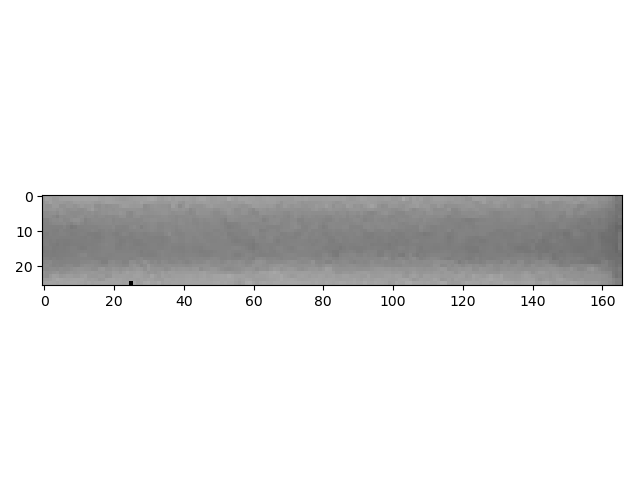
#> input picture MasterThesis/Code_&_DataFrame/Preporcessing/ML_data/100-III DS_P_Dig_III ROI_1.tif, 640 x 480 px; its folder holds 4 pictures in this run
$ python ConcentrationPrediction.py   (older library calls are emulated)
#> lines starting #> are read from the running program, lines starting #| are printed output that depends on the picture
import pandas as pd
from skimage.io import imread, imshow
from skimage.color import rgb2gray
import matplotlib.pyplot as plt
import seaborn as sns
import numpy as np
from skimage.feature import match_template
import os
from sklearn.model_selection import train_test_split
from sklearn.linear_model import LinearRegression
from sklearn import metrics
from sklearn.preprocessing import StandardScaler
import math
from sklearn import linear_model
import sklearn.metrics as sklm
import scipy.stats as ss
import re
import sklearn.model_selection as ms
import numpy.random as nr
import scipy.stats as ss

# [10 lines of commented-out code are left out]
pd.set_option('display.max_columns',None)
################################################################

data_dir = 'ML_data/'

def getNumbers(str):
    array = re.findall(r'[0-9]+', str)
    return array


img_name = list()

roi1_mean = list()
roi1_median = list()
roi1_std = list()

roi2_mean = list()
roi2_median = list()
roi2_std = list()
img_ratio = list()
concentration = list()

### Ratio

Ratio_of_mean = list()
Ratio_of_median = list()
Ratio_of_std = list()


for i, roi in enumerate(os.listdir(data_dir)):


    indexlist = list()
    ig = imread(data_dir+roi)
#> ig is the input picture: shape (480, 640, 4); mean R, G, B, A 233.6, 233.6, 233.6, 255
    img = imread(data_dir+roi)
#    plt.figure()
#    imshow(img)
#    plt.title(roi)
    for jj, ii in enumerate(img):
        if np.mean(ii) == 255:
            pass
        else:
            indexlist.append(jj)
#> after the loop, indexlist = 109 values from 192 to 305

    listlist=list()
    for x in indexlist:
        try:
            if x+1 == indexlist[indexlist.index(x) +1]:
                listlist.append(x)

        except:
            pass
#> this loop made 109 passes
#> after the loop, listlist = 107 values from 192 to 304

    img = img[listlist[3]:listlist[-12],55:622]
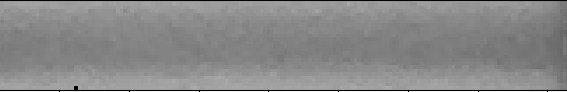
#> img: shape (92, 567, 4); mean R, G, B, A 136.6, 136.6, 136.6, 255
# [4 lines of commented-out code are left out]

    try:
        if roi.split('.')[0].split()[-1] == 'ROI_1':
            ReOI1 = img.shape[0]
#> ReOI1 = 92
            #print('ReOI1',ReOI1)
        else:
            ReOI2 = img.shape[0]
            #print('ReOI2',ReOI2)
            img_ratio.append(ReOI1/ReOI2)
    except:
        pass


# [12 lines of commented-out code are left out]
    images = os.listdir(data_dir)
#    for name in images:
    imgname_1 = roi

    try:
        imgname_2 = images[images.index(imgname_1)+1]

        if imgname_1.split()[:-1] == imgname_2.split()[:-1]:
            img_name.append(roi.split('.')[0])
    except:
        pass

##################### ROI 1 #############################
    if roi.split()[-1].split('.')[0] == 'ROI_1':
        roi1_mean.append(np.mean(img))
#        roi1_mean.append(np.log(np.mean(img)))
        roi1_median.append(np.median(img))
        roi1_std.append(np.std(img))
#        roi1_std.append(np.log(np.std(img)))
        ######################################
        roi1_Mean = np.mean(img)
#> roi1_Mean = 166.2
        roi1_Median = np.median(img)
#> roi1_Median = 144
        roi1_Std = np.std(img)
#> roi1_Std = 56.06
        ######################################


##################### ROI 2 #############################
    if roi.split()[-1].split('.')[0] == 'ROI_2':
        roi2_mean.append(np.mean(img))
        roi2_median.append(np.median(img))
        roi2_std.append(np.std(img))
        ###########################
        roi2_Mean = np.mean(img)
        roi2_Median = np.median(img)
        roi2_Std = np.std(img)
        ###########################

        ##########################
        Ratio_of_mean.append(roi1_Mean/roi2_Mean)
        Ratio_of_median.append(roi1_Median/roi2_Median)
        Ratio_of_std.append(roi1_Std/roi2_Std)
        ############################

##################### Concentra column ##################
    name=roi

    try:
        name2 = images[images.index(name)+1]

        if name.split()[:-1] == name2.split()[:-1]:
            arr = getNumbers(name)
            try:
                concentration.append(np.int(arr[0]))
            except:
                pass

    except:
        pass
#> pass 2 of the loop `for i, roi in enumerate(os.listdir(data_dir)):`:
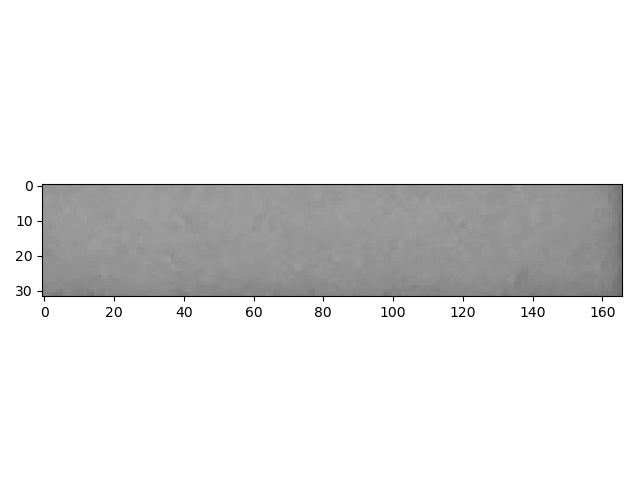
#> input picture MasterThesis/Code_&_DataFrame/Preporcessing/ML_data/100-III DS_P_Dig_III ROI_2.tif, 640 x 480 px
#> ig is the input picture: shape (480, 640, 4); mean R, G, B, A 230.5, 230.5, 230.5, 255
#> after the loop `for jj, ii in enumerate(img):`: indexlist = 131 values from 181 to 316
#> the loop `for x in indexlist:` made 131 passes
#> after the loop `for x in indexlist:`: listlist = 129 values from 181 to 315
#> `img = img[listlist[3]:listlist[-12],55:622]`:
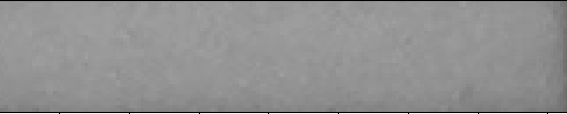
#> img: shape (114, 567, 4); mean R, G, B, A 145.1, 145.1, 145.1, 255
#> roi2_Mean = 172.6
#> roi2_Median = 151
#> roi2_Std = 51.45
#> pass 3 of the loop `for i, roi in enumerate(os.listdir(data_dir)):`:
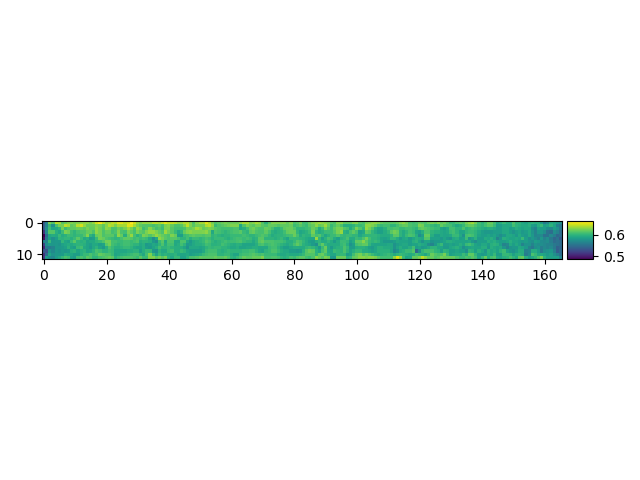
#> input picture MasterThesis/Code_&_DataFrame/Preporcessing/ML_data/15-III DS_P_Dig_III ROI_1.tif, 640 x 480 px
#> ig is the input picture: shape (480, 640, 4); mean R, G, B, A 240.5, 248.1, 244.1, 255
#> after the loop `for jj, ii in enumerate(img):`: indexlist = 57 values from 218 to 279
#> the loop `for x in indexlist:` made 57 passes
#> x on passes 1 to 8: 218, 219, 220, 221, 222, 223, 224, 225
#> after the loop `for x in indexlist:`: listlist = 55 values from 218 to 278
#> `img = img[listlist[3]:listlist[-12],55:622]`:
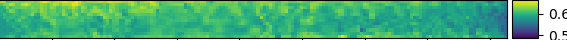
#> img: shape (40, 567, 4); mean R, G, B, A 72.7, 172.7, 119, 255
#> roi1_Mean = 154.9
#> roi1_Median = 157
#> roi1_Std = 82.6
#> the loop made 4 passes; the first 3 are shown

'''Creating ration list '''

# [27 lines of commented-out code are left out]
zippedList =  list(zip(img_name, roi1_mean, roi1_median, roi1_std, roi2_mean,
                       roi2_median,roi2_std, img_ratio,Ratio_of_mean, Ratio_of_median,
                       Ratio_of_std, concentration))


df = pd.DataFrame(zippedList, columns = ['img_name', 'roi1_mean', 'roi1_median','roi1_std',
                                         'roi2_mean', 'roi2_median','roi2_std', 'img_ratio',
                                         'Ratio_of_mean', 'Ratio_of_median', 'Ratio_of_std','concentration'])

df.columns = ['ImageName', 'ControlLine_mean', 'ControlLine_median','ControlLine_std', 'TestLine_mean','TestLine_median',
             'TestLine_std','Ratio_of_CL_to_TL','Ratio_of_mean', 'Ratio_of_median', 'Ratio_of_std', 'Concentration']


# [4 lines of commented-out code are left out]


for x in df.columns[1:-1]:
    f, [ax1,ax2,ax3] = plt.subplots(1,3)
    sns.distplot(df[x],ax=ax1)
    sns.distplot(np.sqrt(df[x]), ax=ax2)
    sns.distplot(np.log(df[x]), ax=ax3)
    ax1.set_title(x, fontsize = 15)
    ax2.set_title('Square root of '+ x, fontsize=15)
    ax3.set_title('Log of ' + x, fontsize=15)

# [26 lines of commented-out code are left out]
X = df[['ControlLine_mean', 'ControlLine_median','ControlLine_std', 'TestLine_mean','TestLine_median',
             'TestLine_std','Ratio_of_CL_to_TL','Ratio_of_mean', 'Ratio_of_median', 'Ratio_of_std',]]

y = df['Concentration']

#X_train, X_test, y_train, y_test = train_test_split(scaled_features, df['concentration'], test_size=0.3, random_state=101)

X_train, X_test, y_train, y_test = train_test_split(X, y, test_size=0.30, random_state=0)

#lm = LinearRegression()
lm = LinearRegression(fit_intercept=False)

lm.fit(X_train,y_train)

# print the intercept
print(lm.intercept_)
print(lm.coef_)

#coeff_df = pd.DataFrame(lm.coef_,X.columns,columns=['Coefficient'])
#print(coeff_df)

predictions = lm.predict(X_test)

#print('MAE:', metrics.mean_absolute_error(y_test, predictions))
#print('MSE:', metrics.mean_squared_error(y_test, predictions))
#print('RMSE:', np.sqrt(metrics.mean_squared_error(y_test, predictions)))


def print_metrics(y_true, y_predicted, n_parameters):
    ## First compute R^2 and the adjusted R^2
    r2 = sklm.r2_score(y_true, y_predicted)
    r2_adj = r2 - (n_parameters - 1)/(y_true.shape[0] - n_parameters) * (1 - r2)

    ## Print the usual metrics and the R^2 values
    print('Mean Square Error      = ' + str(sklm.mean_squared_error(y_true, y_predicted)))
    print('Root Mean Square Error = ' + str(math.sqrt(sklm.mean_squared_error(y_true, y_predicted))))
    print('Mean Absolute Error    = ' + str(sklm.mean_absolute_error(y_true, y_predicted)))
    print('Median Absolute Error  = ' + str(sklm.median_absolute_error(y_true, y_predicted)))
    print('R^2                    = ' + str(r2))
    print('Adjusted R^2           = ' + str(r2_adj))

y_score = lm.predict(X_test)
print_metrics(y_test, y_score, 28)


predictions = predictions.round()

def hist_resids(y_test, y_score):
    ## first compute vector of residuals.
    resids = np.subtract(y_test, y_score)
    ## now make the residual plots
    plt.figure()
    sns.distplot(resids)
    plt.title('Histogram of residuals')
    plt.xlabel('Residual value')
    plt.ylabel('count')

hist_resids(y_test, y_score)

def resid_qq(y_test, y_score):
    ## first compute vector of residuals.
    resids = np.subtract(y_test, y_score)
    ## now make the residual plots
#    ss.probplot(resids.flatten(), plot = plt)
    plt.figure()
    ss.probplot(resids, plot = plt)
    plt.title('Residuals vs. predicted values')
    plt.xlabel('Predicted values')
    plt.ylabel('Residual')

resid_qq(y_test, y_score)

def resid_plot(y_test, y_score):
    ## first compute vector of residuals.
    resids = np.subtract(y_test, y_score)
    ## now make the residual plots
    plt.figure()
#> (the run stopped early here; a loop or call above may not have finished)
